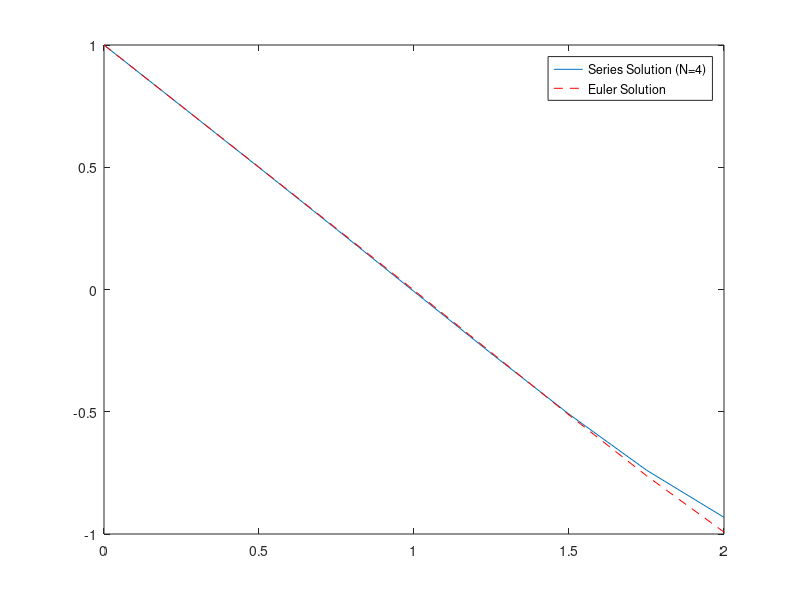

Source code (MATLAB):
function [] = Class_Activity()
    % Set DX
    h = 0.25;
    x = 0:h:2;
    yx = Compute_Sum(x, 1, -1);
    plot(x, yx)
    % Compute Euler
    yx2 = Compute_Euler(1, -1, h);
    hold on
    plot(x, yx2,'r--')
    legend('Series Solution (N=4)', 'Euler Solution')
end

function [solution] = Compute_Sum(x,a0,a1)
    % As mentioned in the PDF, in this case we set
    % k to be 0.5
    k = 0.5;
    % Compute each series to 4 terms
    y1 = a0.*(1 - (k.^2.*x.^4/(3*4)) + (k.^4.*x.^8/(3*4*7*8)) - (k.^6.*x.^12/(3*4*7*8*11*12)));
    y2 = a1.*(x - (k.^2.*x.^5/(4*5)) + (k.^4.*x.^9/(4*5*8*9)) - (k.^6.*x.^13/(4*5*8*9*12*13)));
    solution = y1 + y2;
end


function [solution] = Compute_Euler(a0, a1, h)

    y = [a0, a1]; % This is y and dydx.
    k = 0.5;
    no_steps = 8;
    x = 0;
    S = sprintf('At t = 0, y = %g\n', y(1));
    disp(S)
    solution(1) = a0;
    for step = 1:1:no_steps
        % Compute D/DX for y
        dydx(1) = y(2);
        dydx(2) = -(k^2)*(x.^2)*y(1);
        % Now update y
        y(1) = y(1) + dydx(1)*h;
        y(2) = y(2) + dydx(2)*h;
        x = x + h;
        S = sprintf('At t = %g, y = %g\n', x, y(1))
        % Store y(t) so we can plot it
        solution(step+1) = y(1);
    end
end
